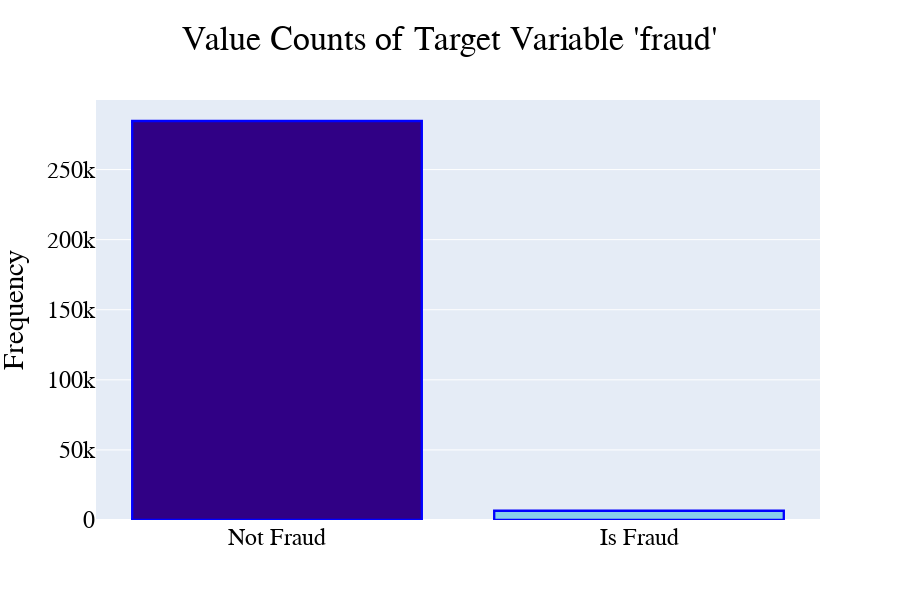

The cell this chart's notebook holds for it:
### Code cell
# Plot the distribution of the target variable (TX_FRAUD) using a histogram

# Utilizing value counts for the categorical column
fig = px.bar(fraud_v_counts, x='Fraud', y='Value_Count', title="Value Counts of Target Variable 'fraud'",
            color='Fraud', color_discrete_map={
                'Not Fraud': '#300085',
                'Is Fraud': '#87CEEB'
            })

# Set the title, font, and axis names
fig.update_layout(
    title_x=0.5,  #Center the title
    font=dict(family="Gill Sans MT", color="black",size=24),
    xaxis_title="",
    yaxis_title="Frequency",
    showlegend=False,
    height=600
)

# Set x-axis tick values
fig.update_xaxes(tickvals=[0, 1], ticktext=['Not Fraud', 'Is Fraud'])
fig.update_traces(marker_line_color='Blue', marker_line_width=2.33)
fig.show()

### Figure 1 — Plotly figure (JSON) as saved in the notebook; plotly's stock layout.template omitted (floating-point values rounded to 4 significant figures)
{"data": [{"alignmentgroup": "True", "hovertemplate": "Fraud=%{x}<br>Value_Count=%{y}<extra></extra>", "legendgroup": "Not Fraud", "marker": {"color": "#300085", "line": {"color": "Blue", "width": 2.33}, "pattern": {"shape": ""}}, "name": "Not Fraud", "offsetgroup": "Not Fraud", "orientation": "v", "showlegend": true, "textposition": "auto", "type": "bar", "x": ["Not Fraud"], "xaxis": "x", "y": [284649], "yaxis": "y"}, {"alignmentgroup": "True", "hovertemplate": "Fraud=%{x}<br>Value_Count=%{y}<extra></extra>", "legendgroup": "Is Fraud", "marker": {"color": "#87CEEB", "line": {"color": "Blue", "width": 2.33}, "pattern": {"shape": ""}}, "name": "Is Fraud", "offsetgroup": "Is Fraud", "orientation": "v", "showlegend": true, "textposition": "auto", "type": "bar", "x": ["Is Fraud"], "xaxis": "x", "y": [6582], "yaxis": "y"}], "layout": {"barmode": "relative", "font": {"color": "black", "family": "Gill Sans MT", "size": 24}, "height": 600, "legend": {"title": {"text": "Fraud"}, "tracegroupgap": 0}, "showlegend": false, "title": {"text": "Value Counts of Target Variable 'fraud'", "x": 0.5}, "xaxis": {"anchor": "y", "categoryarray": ["Not Fraud", "Is Fraud"], "categoryorder": "array", "domain": [0, 1], "ticktext": ["Not Fraud", "Is Fraud"], "tickvals": [0, 1], "title": {"text": ""}}, "yaxis": {"anchor": "x", "domain": [0, 1], "title": {"text": "Frequency"}}}}
